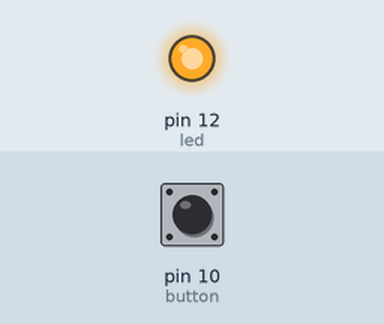
Simulated run of this sketch. Board: Arduino Uno, built with avr-gcc and run on an emulated ATmega328P. On the bench: output pins drawn as LEDs (lit = HIGH). The inputs (shaded band) are chosen by the test bench; at power-on: pin 10 (button) HIGH.

Above: at 1.2 s.
1.3 s: pin 10 (button) pulled LOW for 0.15 s
At 1.37 s:
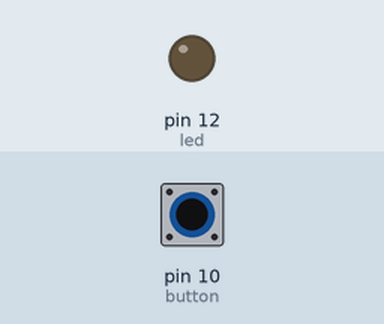
2.9 s: pin 10 (button) pulled LOW for 3.2 s
At 6.7 s:
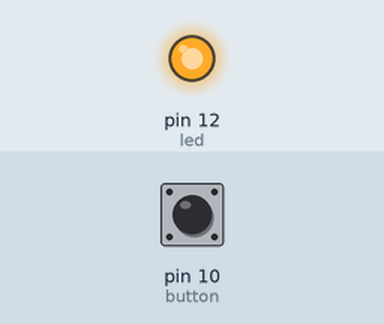
Timing chart, 0 to 8.2 s (numbered marks = the images above; inputs shaded):
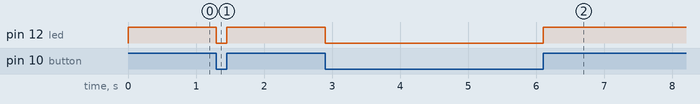

The sketch:

7.ino
```cpp
// C++ code
//
int button=10;
int led=12;

void setup()
{
  pinMode(button, INPUT_PULLUP);
  pinMode(led, OUTPUT);
}

void loop()
{
	int readValue=digitalRead(button);

  	if(readValue==1){
  	  digitalWrite(led, 1);	//1
	}
     else{
       digitalWrite(led, 0);	//0
    }
}
```

Measured:
- after the input at 1.3 s, pin 12 (led): HIGH → LOW at once, → HIGH 0.15 s later
- after the input at 2.9 s, pin 12 (led): HIGH → LOW at once, → HIGH 3.2 s later
